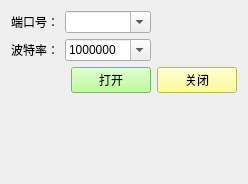
       <widget class="QWidget" name="tab_5">
        <attribute name="title">
         <string>串口设置</string>
        </attribute>
        <layout class="QGridLayout" name="gridLayout_15">
         <item row="1" column="0">
          <widget class="QLabel" name="label_74">
           <property name="text">
            <string>波特率：</string>
           </property>
          </widget>
         </item>
         <item row="1" column="1" colspan="2">
          <widget class="QComboBox" name="boundrate">
           <property name="sizePolicy">
            <sizepolicy hsizetype="Preferred" vsizetype="Expanding">
             <horstretch>0</horstretch>
             <verstretch>0</verstretch>
            </sizepolicy>
           </property>
           <property name="editable">
            <bool>true</bool>
           </property>
           <item>
            <property name="text">
             <string>1000000</string>
            </property>
           </item>
           <item>
            <property name="text">
             <string>115200</string>
            </property>
           </item>
          </widget>
         </item>
         <item row="3" column="2">
          <widget class="QPushButton" name="open">
           <property name="sizePolicy">
            <sizepolicy hsizetype="Expanding" vsizetype="Expanding">
             <horstretch>0</horstretch>
             <verstretch>0</verstretch>
            </sizepolicy>
           </property>
           <property name="styleSheet">
            <string notr="true">background-color: rgb(170, 255, 127);</string>
           </property>
           <property name="text">
            <string>打开</string>
           </property>
          </widget>
         </item>
         <item row="5" column="2">
          <spacer name="verticalSpacer_2">
           <property name="orientation">
            <enum>Qt::Vertical</enum>
           </property>
           <property name="sizeHint" stdset="0">
            <size>
             <width>20</width>
             <height>40</height>
            </size>
           </property>
          </spacer>
         </item>
         <item row="0" column="0">
          <widget class="QLabel" name="label_73">
           <property name="text">
            <string>端口号：</string>
           </property>
          </widget>
         </item>
         <item row="0" column="1" colspan="2">
          <widget class="QComboBox" name="sernum">
           <property name="enabled">
            <bool>true</bool>
           </property>
           <property name="sizePolicy">
            <sizepolicy hsizetype="Preferred" vsizetype="Expanding">
             <horstretch>0</horstretch>
             <verstretch>0</verstretch>
            </sizepolicy>
           </property>
           <property name="editable">
            <bool>true</bool>
           </property>
          </widget>
         </item>
         <item row="3" column="3">
          <widget class="QPushButton" name="close">
           <property name="sizePolicy">
            <sizepolicy hsizetype="Expanding" vsizetype="Expanding">
             <horstretch>0</horstretch>
             <verstretch>0</verstretch>
            </sizepolicy>
           </property>
           <property name="styleSheet">
            <string notr="true">background-color: rgb(255, 255, 127);</string>
           </property>
           <property name="text">
            <string>关闭</string>
           </property>
          </widget>
         </item>
         <item row="4" column="2">
          <spacer name="verticalSpacer_3">
           <property name="orientation">
            <enum>Qt::Vertical</enum>
           </property>
           <property name="sizeHint" stdset="0">
            <size>
             <width>20</width>
             <height>40</height>
            </size>
           </property>
          </spacer>
         </item>
        </layout>
       </widget>
